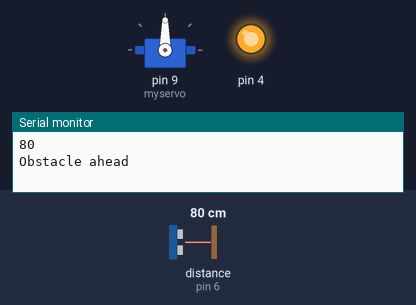
Bench run of a sketch on a simulated Arduino Uno, built with avr-gcc and run on an emulated ATmega328P. Parts: servo, output pins drawn as LEDs (lit = HIGH), the last lines printed to the serial monitor. Wiring (inferred from the names in the program): ultrasonic range finder: trigger pin 7; echo pin 6. The test bench sets the inputs (shaded band); at power-on: distance to the obstacle (sensor on pin 6) 80 cm. The echo pulse lasts 58.3 µs per cm; pins used as bus, display or sensor lines are not drawn.

Above: at 0.1 s.
1.9 s: distance to the obstacle (sensor on pin 6) set to 120 cm
At 3.6 s:
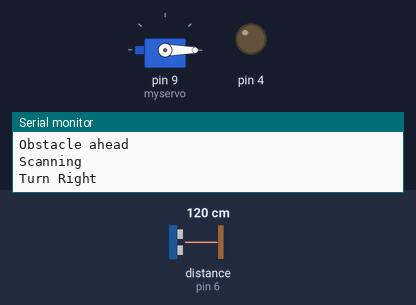
Timing chart, 0 to 5.1 s (numbered marks = the images above; inputs shaded):
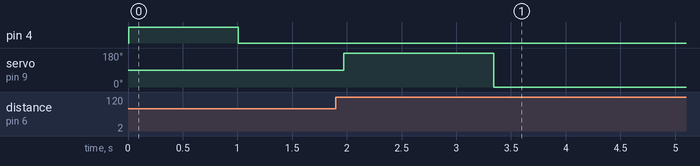

The sketch:

code.ino
```cpp
#include <Servo.h>

const int pingPin = 7; // Trigger Pin of Ultrasonic Sensor
const int echoPin = 6; // Echo Pin of Ultrasonic Sensor
int pos = 0;
int limit = 100;
int curDist = 200;
int left[200],right[200];
int leftflag=0;
int rightflag=0;
Servo myservo;

void setup() {
   Serial.begin(9600); // Starting Serial Terminal
   myservo.attach(9);
   pinMode(4, OUTPUT);
}

void loop() {
   pinMode(pingPin, OUTPUT);
   digitalWrite(pingPin, LOW);
   delayMicroseconds(2);
   curDist = dist();
   Serial.print(curDist);
  Serial.print('\n');
  if (curDist<=limit){
    Serial.print("Obstacle ahead\n");
    digitalWrite(4, HIGH);
    delay(1000);
    digitalWrite(4, LOW);
    Serial.print("Scanning\n");
    for (pos = 0; pos <= 180; pos += 1) { // goes from 0 degrees to 180 degrees
      // in steps of 1 degree
      myservo.write(pos);              // tell servo to go to position in variable 'pos'
      left[pos]=dist();
      //delay(15);                       // waits 15ms for the servo to reach the position
  	}
  	for (pos = 180; pos >= 0; pos -= 1) { // goes from 180 degrees to 0 degrees
      myservo.write(pos);              // tell servo to go to position in variable 'pos'
      right[pos]=dist();
      //delay(15);                       // waits 15ms for the servo to reach the position
  	}
    for(int i=0;i<=60; i++){
      if (left[i]<=limit){
         leftflag = 1;
         break;
      }
    }
    for(int i=0;i<=60; i++){
      if (right[i]<=limit){
    	rightflag = 1;
    	break;
    	}
    }
    if (leftflag==1 && rightflag==1)
      Serial.print("Turn around");
    else if (leftflag==1)
      Serial.print("Turn Right");
    else if (rightflag==1)
      Serial.print("Turn Left");
    delay(5000);
  }


}

long microsecondsToCentimeters(long microseconds) {
   return microseconds / 29 / 2;
}

int dist(){
      digitalWrite(pingPin, HIGH);
      delayMicroseconds(10);
      digitalWrite(pingPin, LOW);
      pinMode(echoPin, INPUT);
      long duration = pulseIn(echoPin, HIGH);
      long cm = microsecondsToCentimeters(duration);
      //Serial.print(cm);
      //Serial.print("cm\n");
  	  return cm;

   }
```

Measured:
- after the input at 1.9 s, pin 4: stays LOW (without the input it goes to HIGH after 6.0 s)
